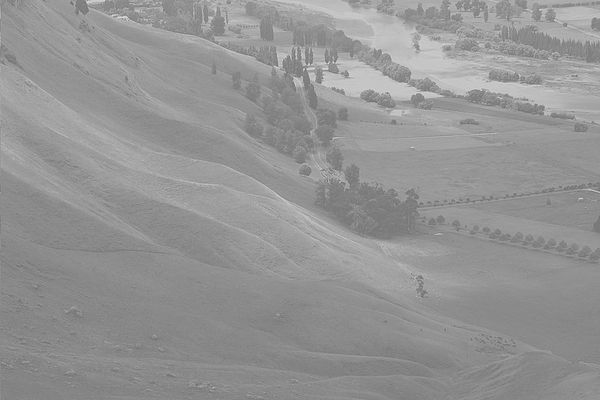
#> input picture 7.20/hawkes.bmp, 600 x 400 px
$ python CalcGrayHist.py
#> lines starting #> are read from the running program, lines starting #| are printed output that depends on the picture; after the words box and inside, x2 and y2 are one past the last pixel; in counts of white or black regions, pixels touching at a corner belong together
import numpy as np
import cv2

def calcGrayHist(img):
    channels = [0]
    histSize = [256]
    histRange = [0, 256]

    hist = cv2.calcHist([img], channels, None, histSize, histRange)
    return hist

def getGrayHistImage(hist):
    histMax = np.max(hist)

    imgHist = np.full((100, 256), 255, dtype = np.uint8)
    for x in range(256):
        pt1 = (x, 100)
        pt2 = (x, 100-int(hist[x, 0] * 100 / histMax))
        cv2.line(imgHist, pt1, pt2, 0)

    return imgHist

def histogram_stretching():
    src = cv2.imread('hawkes.bmp', cv2.IMREAD_GRAYSCALE)
#> src is the input picture: shape (400, 600); min 105, max 228, mean 148

    if src is None:
        print('Image load failed')
        return
    gmin = float(np.min(src))
#> gmin = 105
    gmax = float(np.max(src))
#> gmax = 228

    dst = ((src - gmin)* 255. / (gmax - gmin)).astype(np.uint8)
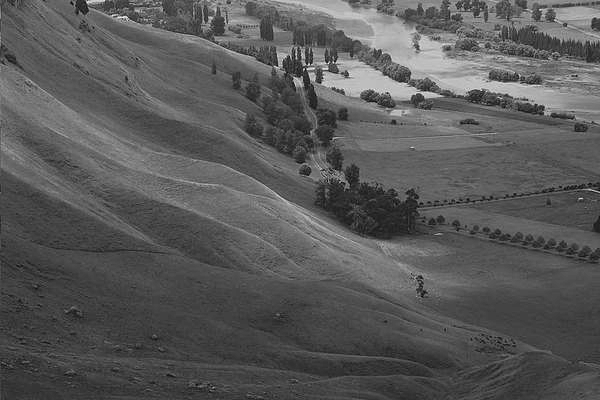
#> dst: shape (400, 600); min 0, max 255, mean 88.7

    cv2.imshow('src', src)
    cv2.imshow('srcHist', getGrayHistImage(calcGrayHist(src)))
#> in calcGrayHist, `hist = cv2.calcHist([img], channels, None, histSize, histRange)`: hist = 256 values, max 9658 at index 137, min 0 at index 0, mean 937.5
#> in getGrayHistImage, `histMax = np.max(hist)`: histMax = 9658
#> the loop in getGrayHistImage, `for x in range(256):` made 256 passes
#> pt2 on passes 1 to 3: (0, 100), (1, 100), (2, 100)
#> after the loop in getGrayHistImage, `for x in range(256):`:
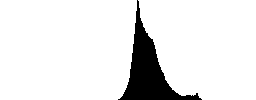
#> imgHist: shape (100, 256); 90.5% white; 1 black region, box (x1, y1, x2, y2) and area: (118, 0, 202, 100) 2430

    cv2.imshow('dst', dst)
    cv2.imshow('dstHist', getGrayHistImage(calcGrayHist(dst)))
#> the loop in getGrayHistImage (call 2), `for x in range(256):` made 256 passes
#> after the loop in getGrayHistImage (call 2), `for x in range(256):`:
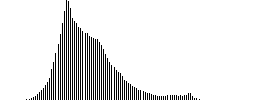
#> imgHist: shape (100, 256); 90.5% white; black in thin lines or dots, all inside (x1, y1, x2, y2) = (26, 0, 200, 100)

    cv2.waitKey()
    cv2.destroyAllWindows()

if __name__ == '__main__':
    histogram_stretching()

def histogram_equalization():
    src = cv2.imread('hawkes.bmp',cv2.IMREAD_GRAYSCALE)

    if src is None:
        print('Image load failed!')
        return

    dst = cv2.equalizeHist(src)
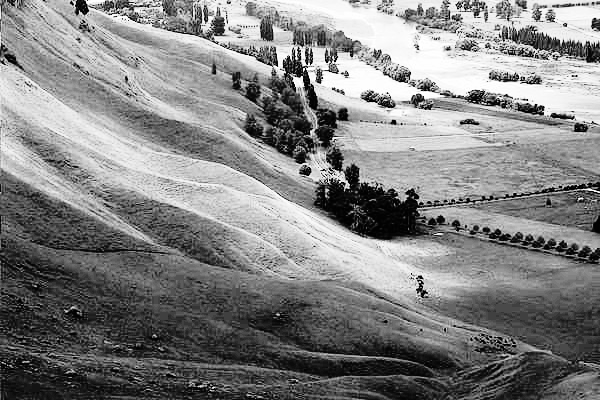
#> dst: shape (400, 600); min 0, max 255, mean 130.5

    cv2.imshow('src', src)
    cv2.imshow('srcHist', getGrayHistImage(calcGrayHist(src)))

    cv2.imshow('dst', dst)
    cv2.imshow('dstHist', getGrayHistImage(calcGrayHist(dst)))
#> the loop in getGrayHistImage (call 4), `for x in range(256):` made 256 passes
#> pt2 on passes 1 to 3: (0, 97), (1, 93), (2, 89)
#> after the loop in getGrayHistImage (call 4), `for x in range(256):`:
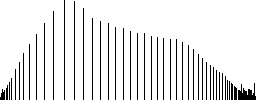
#> imgHist: shape (100, 256); 90.4% white; black in thin lines or dots

    cv2.waitKey()
    cv2.destroyAllWindows()

if __name__ == '__main__':
    histogram_equalization()
